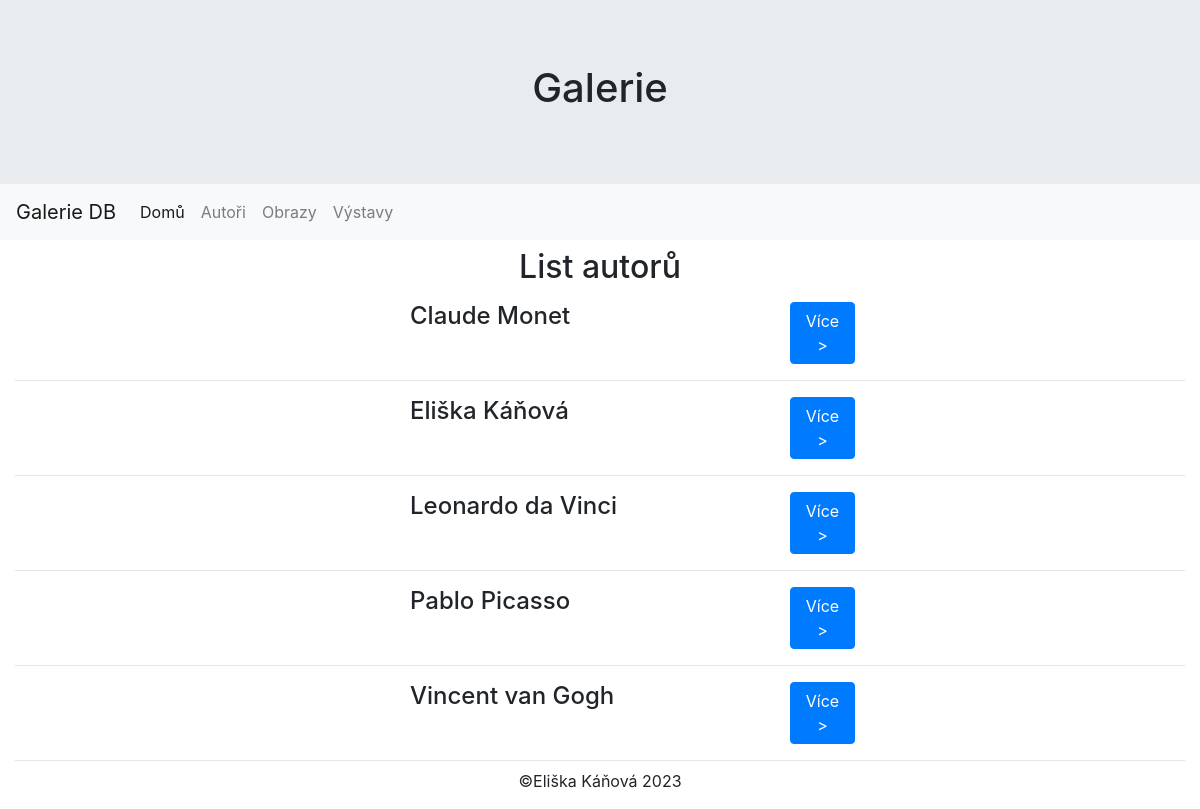
Before: /galeriedb/autori-list/ with the older database file.
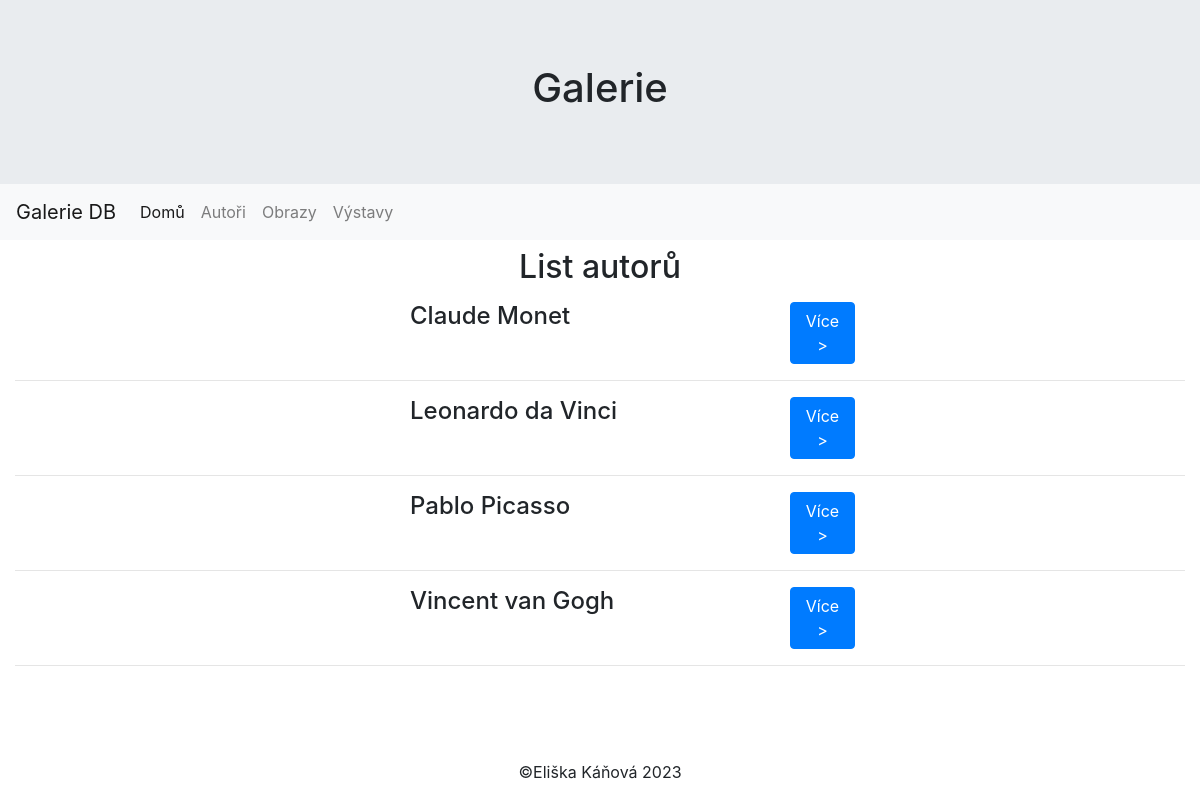
After: the same page with the newer database file.
### galeriedb/models.py (models this page shows, shortened)
class Autori(models.Model):
    jmeno = models.CharField(max_length=80, verbose_name="Jméno autora", help_text="Zadejte jméno autora")
    prijmeni = models.CharField(max_length=80, verbose_name="Příjmení autora", help_text="Zadejte příjmení autora")
    rok_narozeni = models.IntegerField(verbose_name="Rok narození autora", help_text="Zadejte rok narození autora",
                                       validators=[MinValueValidator(0, message='Hodnota musí být větší nebo rovna 0.'),
                                                MaxValueValidator(2023, message='Hodnota musí být menší nebo rovna 2023.')])
    rok_umrti = models.IntegerField(verbose_name="Rok úmrtí autora", help_text="Zadejte rok úmrtí autora",
                                    validators=[MinValueValidator(0, message='Hodnota musí být větší nebo rovna 0.'),
                                                MaxValueValidator(2023, message='Hodnota musí být menší nebo rovna 2023.')])
    fotka = models.ImageField(upload_to="vystavy", null=True, blank=True, verbose_name='Fotka', help_text='Přidejte fotku')
    class Meta:
        ordering =['jmeno']
        verbose_name = 'Autor'
        verbose_name_plural = 'Autori'

### galeriedb/views.py (the view)
# urls.py: path('autori-list/', views.AutoriListView.as_view(), name='autori'),
class AutoriListView(ListView):
    model = Autori
    context_object_name = 'autori'
    template_name = 'autori/autori_list.html'

### galeriedb/templates/autori/autori_list.html (shortened to what this page needs)
{% extends "base.html" %}
{% block content %}
<div class="container-fluid">
    <h2 class="text-center p-2">List autorů</h2>
</div>
    {% for autor in autori %}
        <div class="row container-fluid mb-2">
            <div class="col-sm-1"></div>
            <div class="col-sm-3">
            </div>
            <div class="col-sm-4">
                <h4>{{autor.jmeno}} {{autor.prijmeni}}</h4>
            </div>
            <div class="col-sm-1 my-auto">
                <a href="{% url 'autor' autor.pk %}" type="button" class="btn btn-primary">Více ></a>
            </div>
            <div class="col-sm-3"></div>
        </div>
        <hr>
    {% endfor %}
</div>
{% endblock %}

### galeriedb/templates/base.html (shortened to what this page needs)
<!DOCTYPE html>
<html lang="cs">
<head>
    {% load static %}
    <link rel="stylesheet" href="{% static 'css/main.css' %}">
    <link rel="stylesheet" href="https://maxcdn.bootstrapcdn.com/bootstrap/4.4.1/css/bootstrap.min.css">
</head>
<body>
    {% block header %}
        {% include "page/header.html" %}
    {% endblock %}
    {% block navbar %}
        {% include "page/navbar.html" %}
    {% endblock %}
    <main>
        <div class="container-fluid">
            {% block content %}{% endblock %}
    </main>
    {% block footer %}
       {% include "page/footer.html" %}
    {% endblock %}
</body>
</html>

### galeriedb/templates/page/header.html
<header class="jumbotron jumbotron-fluid text-center" >
    <h1 class="">Galerie</h1>
</header>

### galeriedb/templates/page/navbar.html (shortened to what this page needs)
<nav class="navbar navbar-expand-md navbar-light bg-light">
    <a class="navbar-brand" href="#">Galerie DB</a>
    <div class="collapse navbar-collapse" id="collapsibleNavbar">
        <ul class="navbar-nav">
            <li class="nav-item">
                <a class="nav-link active" href="{% url 'index' %}">Domů</a>
            </li>
            <li class="nav-item">
                <a class="nav-link" href="{% url 'autori' %}">Autoři</a>
            </li>
            <li class="nav-item">
                <a class="nav-link" href="{% url 'obrazy' %}">Obrazy</a>
            </li>
            <li class="nav-item">
                <a class="nav-link" href="{% url 'vystavy' %}">Výstavy</a>
            </li>
        </ul>
    </div>
</nav>

### galeriedb/templates/page/footer.html
<footer class="container-fluid fixed-bottom text-center">
    <p>&copy;Eliška Káňová 2023
    </p>
</footer>

### galeriedb/static/css/main.css (style rules this page uses)
.navbar { margin-top: -2rem !important; }

Changed rows visible on the page:
removed Autori: jmeno "Eliška", prijmeni "Káňová"
